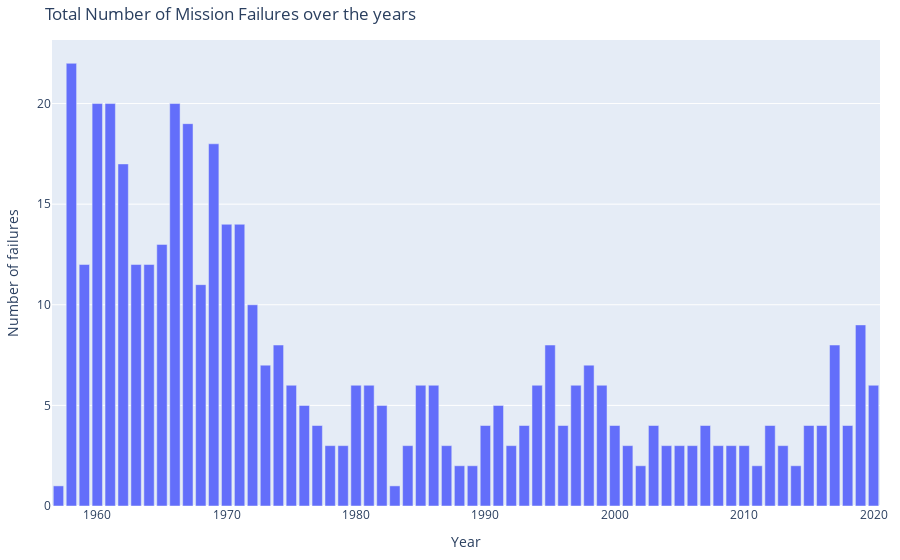

Notebook source saved alongside this figure:
### Code cell
fig = px.bar(total_faiure_over_years, 
             x='Year', 
             y='count', 
             # color='leading_Country',
             labels={'count':'Number of failures'},
             title = "Total Number of Mission Failures over the years")

fig.update_layout(
    margin=dict(l=20, r=20, t=40, b=15),
    # paper_bgcolor="LightSteelBlue",
)

fig.show()
fig.show("svg", width = 1100, height = 400)

### Figure 1 — Plotly figure (JSON) as saved in the notebook; plotly's stock layout.template omitted (floating-point values rounded to 4 significant figures)
{"data": [{"alignmentgroup": "True", "hovertemplate": "Year=%{x}<br>Number of failures=%{y}<extra></extra>", "legendgroup": "", "marker": {"color": "#636efa", "pattern": {"shape": ""}}, "name": "", "offsetgroup": "", "orientation": "v", "showlegend": false, "textposition": "auto", "type": "bar", "x": [1957, 1958, 1959, 1960, 1961, 1962, 1963, 1964, 1965, 1966, 1967, 1968, 1969, 1970, 1971, 1972, 1973, 1974, 1975, 1976, 1977, 1978, 1979, 1980, 1981, 1982, 1983, 1984, 1985, 1986, 1987, 1988, 1989, 1990, 1991, 1992, 1993, 1994, 1995, 1996, 1997, 1998, 1999, 2000, 2001, 2002, 2003, 2004, 2005, 2006, 2007, 2008, 2009, 2010, 2011, 2012, 2013, 2014, 2015, 2016, 2017, 2018, 2019, 2020], "xaxis": "x", "y": [1, 22, 12, 20, 20, 17, 12, 12, 13, 20, 19, 11, 18, 14, 14, 10, 7, 8, 6, 5, 4, 3, 3, 6, 6, 5, 1, 3, 6, 6, 3, 2, 2, 4, 5, 3, 4, 6, 8, 4, 6, 7, 6, 4, 3, 2, 4, 3, 3, 3, 4, 3, 3, 3, 2, 4, 3, 2, 4, 4, 8, 4, 9, 6], "yaxis": "y"}], "layout": {"autosize": true, "barmode": "relative", "legend": {"tracegroupgap": 0}, "margin": {"b": 15, "l": 20, "r": 20, "t": 40}, "title": {"text": "Total Number of Mission Failures over the years"}, "xaxis": {"anchor": "y", "autorange": true, "domain": [0, 1], "range": [1956.0, 2020.0], "title": {"text": "Year"}, "type": "linear"}, "yaxis": {"anchor": "x", "autorange": true, "domain": [0, 1], "range": [0, 23.16], "title": {"text": "Number of failures"}, "type": "linear"}}}
